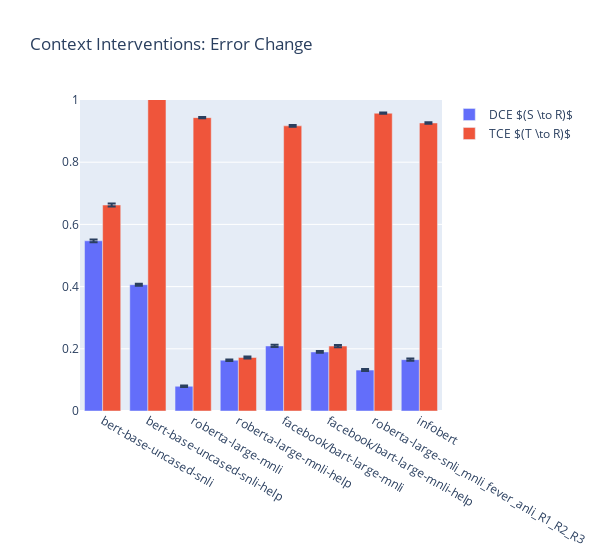

Source (notebook cell):
### Code cell
metric_col = 'error_change'
interventions = ['intervention_2', 'intervention_3']
result_set = {}

for item in ['mean', 'sem', 'std']:
    for intervention in interventions:
        result_set['model'] = []
        result_set[f'{intervention}_{item}'] = []
        for model in models:
            results_path = f'../experiments/results/{intervention}/{model}/summary_results.tsv'
            results = pd.read_csv(results_path, sep='\t', index_col=0)
            result_set['model'].append(model)
            result_set[f'{intervention}_{item}'].append(results.at[item, metric_col])

result_set = pd.DataFrame(result_set)

fig = plot_metric_comparison(result_set, interventions, metric_col)
fig.update_layout(
        title=r'Context Interventions: Error Change',
    )
fig.show()
fig.write_image('./results/plots/context_error_change.pdf')

### Figure 1 — Plotly figure (JSON) as saved in the notebook; plotly's stock layout.template omitted (floating-point values rounded to 4 significant figures)
{"data": [{"error_y": {"array": [0.004286, 0.003401, 0.002357, 0.002559, 0.003625, 0.002716, 0.003069, 0.003357], "type": "data"}, "name": "DCE $(S \\to R)$", "type": "bar", "x": ["bert-base-uncased-snli", "bert-base-uncased-snli-help", "roberta-large-mnli", "roberta-large-mnli-help", "facebook/bart-large-mnli", "facebook/bart-large-mnli-help", "roberta-large-snli_mnli_fever_anli_R1_R2_R3", "infobert"], "y": [0.5472, 0.4061, 0.07954, 0.1633, 0.2091, 0.1899, 0.1317, 0.1651]}, {"error_y": {"array": [0.004978, 0.005827, 0.002005, 0.003158, 0.00259, 0.0034, 0.00197, 0.00259], "type": "data"}, "name": "TCE $(T \\to R)$", "type": "bar", "x": ["bert-base-uncased-snli", "bert-base-uncased-snli-help", "roberta-large-mnli", "roberta-large-mnli-help", "facebook/bart-large-mnli", "facebook/bart-large-mnli-help", "roberta-large-snli_mnli_fever_anli_R1_R2_R3", "infobert"], "y": [0.6622, 1.012, 0.9433, 0.1721, 0.9168, 0.2087, 0.9574, 0.9262]}], "layout": {"barmode": "group", "title": {"text": "Context Interventions: Error Change"}, "width": 600, "yaxis": {"range": [0, 1]}}}
